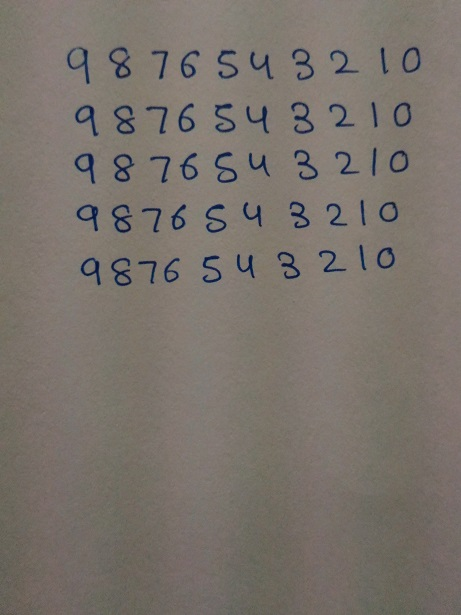
#> input picture Train.jpg, 461 x 615 px, given in place of Train.png, which was not available
$ python GenerateFeatureData.py   (Python 2 division)   (older library calls are emulated)
#> lines starting #> are read from the running program, lines starting #| are printed output that depends on the picture; after the words box and inside, x2 and y2 are one past the last pixel; in counts of white or black regions, pixels touching at a corner belong together; pictures that were not available may be replaced by others from this repository, and a replacement may not be noted
__author__ = 'Montya'

import cv2
import numpy as np
import sys

MIN_CONTOUR_AREA = 10
RESIZED_IMAGE_WIDTH = 32
RESIZED_IMAGE_HEIGHT = 32
GRID_SIZE = 8
STEP_SIZE = RESIZED_IMAGE_HEIGHT/GRID_SIZE

def main():
    imgTrainingNumbers = cv2.imread("Train.png")
#> imgTrainingNumbers is the input picture: shape (615, 461, 3); mean B, G, R 107.7, 114.6, 121.9

               # read in training numbers image
    height,width,_ = imgTrainingNumbers.shape
#> height = 615; width = 461

    small = cv2.resize(imgTrainingNumbers,(width/4,height/4))
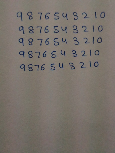
#> small: shape (153, 115, 3); mean B, G, R 107.6, 114.5, 121.8
    cv2.imshow("small",small)
    #canny = cv2.Canny(imgTestingNumbers,20,255)
    #cv2.imshow("canny",canny)
    imgTrainingNumbers = small.copy()

    imgGray = cv2.cvtColor(imgTrainingNumbers, cv2.COLOR_BGR2GRAY)          # get grayscale image
    cv2.imshow("gray",imgGray)

    #imgThresh = imgGray.copy()

    imgBlurred = cv2.GaussianBlur(imgGray, (5,5), 0)                        # blur
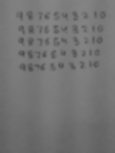
#> imgBlurred: shape (153, 115); min 78, max 134, mean 115.9
    cv2.imshow("blur",imgBlurred)
                                                        # filter image from grayscale to black and white
    imgThresh = cv2.adaptiveThreshold(imgBlurred,                           # input image
                                      255,                                  # make pixels that pass the threshold full white
                                      cv2.ADAPTIVE_THRESH_GAUSSIAN_C,       # use gaussian rather than mean, seems to give better results
                                      cv2.THRESH_BINARY_INV,                # not invert so foreground will be white, background will be black
                                      11,                                   # size of a pixel neighborhood used to calculate threshold value
                                      2)                                    # constant subtracted from the mean or weighted mean
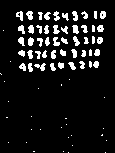
#> imgThresh: shape (153, 115); 9.6% white; 77 white regions (30 under 20 px)
    '''
    kernel = cv2.getStructuringElement(cv2.MORPH_ELLIPSE, (3,3))

    print kernel

    erosion = cv2.erode(imgThresh,kernel,iterations = 1)
    dilation = cv2.dilate(imgThresh, kernel, iterations = 1)

    opening = cv2.dilate(erosion, kernel, iterations = 1)
    closing = cv2.erode(dilation, kernel, iterations = 1)

    imgThresh = opening.copy()
    '''
    cv2.imshow("imgThresh", imgThresh)      # show threshold image for reference

    imgThreshCopy = imgThresh.copy()

    imgContours, npaContours, npaHierarchy = cv2.findContours(imgThreshCopy,        # input image, make sure to use a copy since the function will modify this image in the course of finding contours
                                                 cv2.RETR_EXTERNAL,                 # retrieve the outermost contours only
                                                 cv2.CHAIN_APPROX_SIMPLE)           # compress horizontal, vertical, and diagonal segments and leave only their end points
#> npaContours = 77 contours, 42 with area under 20; largest, box (x1, y1, x2, y2) and area: (26, 11, 33, 20) 34, (16, 11, 23, 21) 34, (72, 25, 79, 34) 32, (34, 63, 46, 71) 31, (28, 37, 34, 46) 30; npaHierarchy = 77 rows, first 6: [1, -1, -1, -1], [2, 0, -1, -1], [3, 1, -1, -1], [4, 2, -1, -1], [5, 3, -1, -1], [6, 4, -1, -1]

    npaFlattenedImagesVectors =  np.empty((0, GRID_SIZE*GRID_SIZE))
    intClassifications = []
    intValidChars = [ord('0'), ord('1'), ord('2'), ord('3'), ord('4'), ord('5'), ord('6'), ord('7'), ord('8'), ord('9')]


    for npaContour in npaContours:                          # for each contour
        if cv2.contourArea(npaContour) > MIN_CONTOUR_AREA:          # if contour is big enough to consider
            [intX, intY, intW, intH] = cv2.boundingRect(npaContour)         # get and break out bounding rect

                                                # draw rectangle around each contour as we ask user for input
            cv2.rectangle(imgTrainingNumbers,           # draw rectangle on original training image
                          (intX, intY),                 # upper left corner
                          (intX+intW,intY+intH),        # lower right corner
                          (0, 0, 255),                  # red
                          2)                            # thickness

            imgROI = imgThresh[intY:intY+intH, intX:intX+intW]                                  # crop char out of threshold image
            imgROIResized = cv2.resize(imgROI, (RESIZED_IMAGE_WIDTH, RESIZED_IMAGE_HEIGHT))     # resize image, this will be more consistent for recognition and storage


            #_,imgROIResized = cv2.threshold(imgROIResized,127,255,cv2.THRESH_BINARY)

            '''cv2.imshow("t",imgROIResized)

            black =0
            white=0
            for i in range(0,19):
                if imgROIResized[10,i] == 255:
                    white = white + 1
                elif imgROIResized[10,i] == 0:
                    black = black + 1
                print(imgROIResized[10,i])
            print(white+black)
            if(white+black == 19):
                count=count+1
                print(count)
            '''

            cv2.imshow("imgROI", imgROI)                    # show cropped out char for reference
            cv2.imshow("imgROIResized", imgROIResized)      # show resized image for reference
            cv2.imshow("training_numbers.png", imgTrainingNumbers)      # show training numbers image, this will now have red rectangles drawn on it

            intChar = cv2.waitKey(0)                     # get key press

            if intChar == 27:                   # if esc key was pressed
                sys.exit()                      # exit program
            elif intChar in intValidChars:      # else if the char is in the list of chars we are looking for . . .

                intClassifications.append(intChar)                                                # append classification char to integer list of chars (we will convert to float later before writing to file)
                featureList = []
                for row in range(0,GRID_SIZE,1):
                    for col in range(0,GRID_SIZE,1):
                        black=0
                        white=0
                        sectY = row*STEP_SIZE
                        sectX = col*STEP_SIZE
                        imgSection = imgROIResized[sectY:sectY+STEP_SIZE, sectX:sectX+STEP_SIZE]
                        #imgName = "Section "+str(row)+str(col)
                        #cv2.imshow(imgName,imgSection)
                        #print(imgName)
                        for i in range(0,STEP_SIZE):
                            for j in range(0,STEP_SIZE):
                                if imgSection[i,j] == 255:
                                    white = white + 1
                                elif imgSection[i,j] == 0:
                                    black = black + 1
                        #print(black)
                        featureList.append(black)
                featureArray = np.array(featureList)
                featureVector = featureArray.reshape((1,GRID_SIZE*GRID_SIZE))
                #print(featureArray)
                npaFlattenedImagesVectors = np.append(npaFlattenedImagesVectors,featureVector,0)
#> this loop made 27 passes; (key Esc is pressed on pass 27)
#> (intX, intY, intW, intH) on pass 27: (50, 63, 6, 8)
#> npaContour on passes 1 to 6: [[105, 152]], [[68, 152]], [[63, 151]], [[33, 151], [34, 151]], [[72, 145]], [[26, 142]]
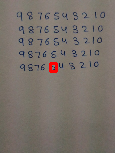
#> imgTrainingNumbers: shape (153, 115, 3); 0.45% of pixels changed, all inside (x1, y1, x2, y2) = (49, 62, 58, 73)
#> after the loop, intClassifications = []

    print "\n\ntraining complete !!\n"
    fltClassifications = np.array(intClassifications)
    npaClassifications = fltClassifications.reshape((fltClassifications.size, 1))
    #print(npaClassifications)
    np.savetxt("Classifications.txt", npaClassifications)           # write flattened images to file
    np.savetxt("Feature_vectors.txt", npaFlattenedImagesVectors)          #


                #npaFlattenedImage = imgROIResized.reshape((1, RESIZED_IMAGE_WIDTH * RESIZED_IMAGE_HEIGHT))  # flatten image to 1d numpy array so we can write to file later
                #npaFlattenedImages = np.append(npaFlattenedImages, npaFlattenedImage, 0)                    # add current flattened impage numpy array to list of flattened image numpy arrays
            # end if
        # end if
    # end for
    cv2.waitKey(0)
    return


if __name__ == '__main__':
    main()
#> (the program exits here)
